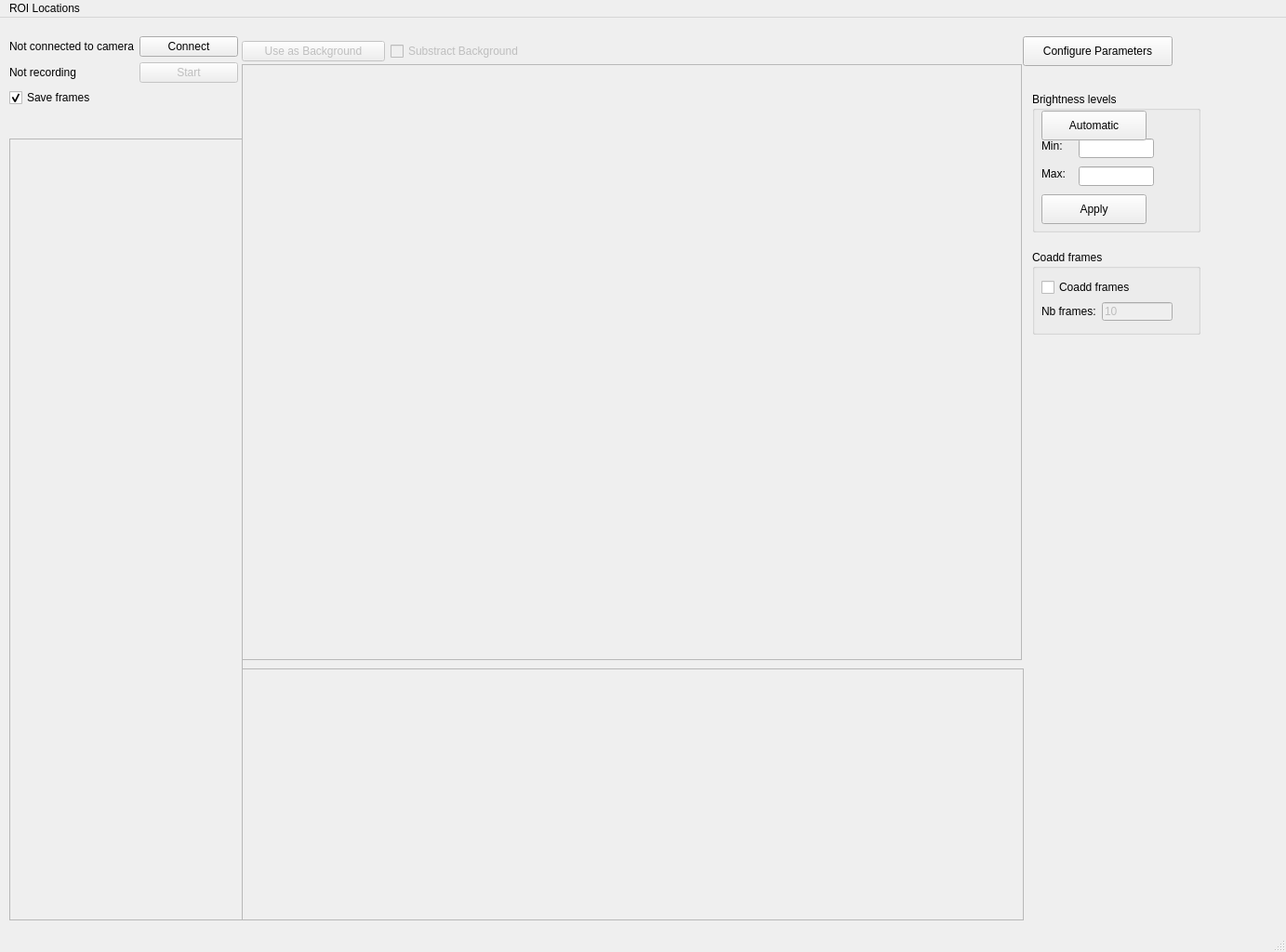
<?xml version="1.0" encoding="UTF-8"?>
<ui version="4.0">
 <class>MainWindow</class>
 <widget class="QMainWindow" name="MainWindow">
  <property name="geometry">
   <rect>
    <x>0</x>
    <y>0</y>
    <width>1383</width>
    <height>1024</height>
   </rect>
  </property>
  <property name="minimumSize">
   <size>
    <width>1383</width>
    <height>753</height>
   </size>
  </property>
  <property name="windowTitle">
   <string>MainWindow</string>
  </property>
  <widget class="QWidget" name="centralwidget">
   <widget class="QFrame" name="frame_camera">
    <property name="enabled">
     <bool>true</bool>
    </property>
    <property name="geometry">
     <rect>
      <x>260</x>
      <y>50</y>
      <width>839</width>
      <height>641</height>
     </rect>
    </property>
    <property name="minimumSize">
     <size>
      <width>839</width>
      <height>641</height>
     </size>
    </property>
    <property name="frameShape">
     <enum>QFrame::StyledPanel</enum>
    </property>
    <property name="frameShadow">
     <enum>QFrame::Raised</enum>
    </property>
   </widget>
   <widget class="QWidget" name="layoutWidget">
    <property name="geometry">
     <rect>
      <x>10</x>
      <y>20</y>
      <width>246</width>
      <height>111</height>
     </rect>
    </property>
    <layout class="QFormLayout" name="formLayout">
     <item row="0" column="0">
      <widget class="QLabel" name="label_connection">
       <property name="text">
        <string>Not connected to camera</string>
       </property>
      </widget>
     </item>
     <item row="0" column="1">
      <widget class="QPushButton" name="button_connect">
       <property name="text">
        <string>Connect</string>
       </property>
      </widget>
     </item>
     <item row="1" column="0">
      <widget class="QLabel" name="label_recording">
       <property name="text">
        <string>Not recording</string>
       </property>
      </widget>
     </item>
     <item row="1" column="1">
      <widget class="QPushButton" name="button_record">
       <property name="enabled">
        <bool>false</bool>
       </property>
       <property name="text">
        <string>Start</string>
       </property>
      </widget>
     </item>
     <item row="2" column="0">
      <widget class="QCheckBox" name="checkBox_saveframes">
       <property name="text">
        <string>Save frames</string>
       </property>
       <property name="checked">
        <bool>true</bool>
       </property>
      </widget>
     </item>
    </layout>
   </widget>
   <widget class="QPushButton" name="button_parameters">
    <property name="geometry">
     <rect>
      <x>1100</x>
      <y>20</y>
      <width>161</width>
      <height>32</height>
     </rect>
    </property>
    <property name="text">
     <string>Configure Parameters</string>
    </property>
   </widget>
   <widget class="QFrame" name="frame_roi_graph">
    <property name="geometry">
     <rect>
      <x>260</x>
      <y>700</y>
      <width>841</width>
      <height>271</height>
     </rect>
    </property>
    <property name="frameShape">
     <enum>QFrame::StyledPanel</enum>
    </property>
    <property name="frameShadow">
     <enum>QFrame::Raised</enum>
    </property>
   </widget>
   <widget class="QWidget" name="layoutWidget">
    <property name="geometry">
     <rect>
      <x>260</x>
      <y>20</y>
      <width>314</width>
      <height>32</height>
     </rect>
    </property>
    <layout class="QHBoxLayout" name="horizontalLayout">
     <item>
      <widget class="QPushButton" name="button_takebackground">
       <property name="enabled">
        <bool>false</bool>
       </property>
       <property name="text">
        <string>Use as Background</string>
       </property>
      </widget>
     </item>
     <item>
      <widget class="QCheckBox" name="checkBox_subtractbackground">
       <property name="enabled">
        <bool>false</bool>
       </property>
       <property name="text">
        <string>Substract Background</string>
       </property>
       <property name="checkable">
        <bool>true</bool>
       </property>
      </widget>
     </item>
    </layout>
   </widget>
   <widget class="QGroupBox" name="groupBox">
    <property name="geometry">
     <rect>
      <x>1110</x>
      <y>80</y>
      <width>181</width>
      <height>151</height>
     </rect>
    </property>
    <property name="title">
     <string>Brightness levels</string>
    </property>
    <widget class="QLabel" name="label">
     <property name="geometry">
      <rect>
       <x>10</x>
       <y>50</y>
       <width>31</width>
       <height>16</height>
      </rect>
     </property>
     <property name="text">
      <string>Min:</string>
     </property>
    </widget>
    <widget class="QLabel" name="label_5">
     <property name="geometry">
      <rect>
       <x>10</x>
       <y>80</y>
       <width>31</width>
       <height>16</height>
      </rect>
     </property>
     <property name="text">
      <string>Max:</string>
     </property>
    </widget>
    <widget class="QLineEdit" name="lineEdit_minBrightness">
     <property name="geometry">
      <rect>
       <x>50</x>
       <y>50</y>
       <width>81</width>
       <height>21</height>
      </rect>
     </property>
    </widget>
    <widget class="QLineEdit" name="lineEdit_maxBrightness">
     <property name="geometry">
      <rect>
       <x>50</x>
       <y>80</y>
       <width>81</width>
       <height>21</height>
      </rect>
     </property>
    </widget>
    <widget class="QPushButton" name="button_manualbrightness">
     <property name="geometry">
      <rect>
       <x>10</x>
       <y>110</y>
       <width>113</width>
       <height>32</height>
      </rect>
     </property>
     <property name="text">
      <string>Apply</string>
     </property>
    </widget>
    <widget class="QPushButton" name="button_autobrightness">
     <property name="geometry">
      <rect>
       <x>10</x>
       <y>20</y>
       <width>113</width>
       <height>32</height>
      </rect>
     </property>
     <property name="text">
      <string>Automatic</string>
     </property>
    </widget>
   </widget>
   <widget class="QScrollArea" name="scrollArea">
    <property name="geometry">
     <rect>
      <x>10</x>
      <y>130</y>
      <width>251</width>
      <height>841</height>
     </rect>
    </property>
    <property name="widgetResizable">
     <bool>true</bool>
    </property>
    <widget class="QWidget" name="scrollAreaWidgetContents">
     <property name="geometry">
      <rect>
       <x>0</x>
       <y>0</y>
       <width>249</width>
       <height>839</height>
      </rect>
     </property>
    </widget>
   </widget>
   <widget class="QGroupBox" name="groupBox_2">
    <property name="geometry">
     <rect>
      <x>1110</x>
      <y>250</y>
      <width>181</width>
      <height>91</height>
     </rect>
    </property>
    <property name="title">
     <string>Coadd frames</string>
    </property>
    <widget class="QWidget" name="layoutWidget">
     <property name="geometry">
      <rect>
       <x>10</x>
       <y>30</y>
       <width>141</width>
       <height>46</height>
      </rect>
     </property>
     <layout class="QFormLayout" name="formLayout_2">
      <item row="0" column="0" colspan="2">
       <widget class="QCheckBox" name="cb_coadd">
        <property name="text">
         <string>Coadd frames</string>
        </property>
       </widget>
      </item>
      <item row="1" column="0">
       <widget class="QLabel" name="label_2">
        <property name="text">
         <string>Nb frames:</string>
        </property>
       </widget>
      </item>
      <item row="1" column="1">
       <widget class="QLineEdit" name="lineEdit_coadd_frames">
        <property name="enabled">
         <bool>false</bool>
        </property>
        <property name="text">
         <string>10</string>
        </property>
       </widget>
      </item>
     </layout>
    </widget>
   </widget>
  </widget>
  <widget class="QMenuBar" name="menubar">
   <property name="geometry">
    <rect>
     <x>0</x>
     <y>0</y>
     <width>1383</width>
     <height>30</height>
    </rect>
   </property>
   <widget class="QMenu" name="menuInfratec_Camera">
    <property name="title">
     <string>ROI Locations</string>
    </property>
    <addaction name="actionLoad_from_config"/>
    <addaction name="actionSave_to_config"/>
   </widget>
   <addaction name="menuInfratec_Camera"/>
  </widget>
  <widget class="QStatusBar" name="statusbar"/>
  <action name="actionLoad_from_config">
   <property name="text">
    <string>Load from config</string>
   </property>
  </action>
  <action name="actionSave_to_config">
   <property name="text">
    <string>Save to config</string>
   </property>
  </action>
 </widget>
 <resources/>
 <connections/>
</ui>
